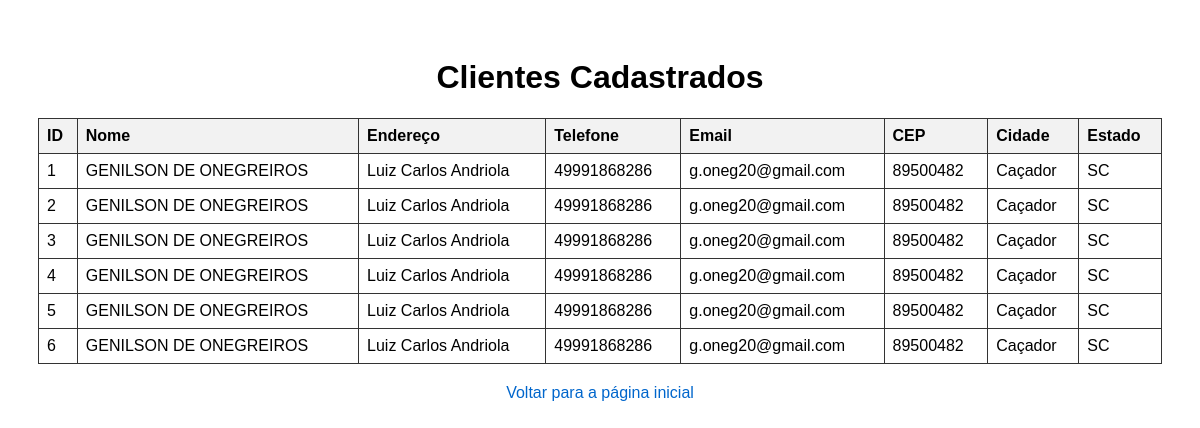
Screenshot of /clientes with the database file from the repository.
### tables this page shows
CREATE TABLE clientes (
    id INTEGER PRIMARY KEY AUTOINCREMENT,
    nome TEXT NOT NULL,
    endereco TEXT,
    telefone TEXT,
    email TEXT,
    cep TEXT,
    cidade TEXT,
    estado TEXT
);

### app.py (the view)
@app.route('/clientes')
def mostrar_clientes():
    conn = sqlite3.connect('banco.db')
    conn.row_factory = sqlite3.Row  # isso faz com que o resultado seja acessível por nome
    cursor = conn.cursor()
    cursor.execute("SELECT * FROM clientes")
    clientes = cursor.fetchall()
    conn.close()
    return render_template('clientes.html', clientes=clientes)

### templates/clientes.html (shortened to what this page needs)
<!DOCTYPE html>
<html lang="pt-BR">
<head>
</head>
<body>
    <h1>Clientes Cadastrados</h1>
    <table>
        <tr>
            <th>ID</th>
            <th>Nome</th>
            <th>Endereço</th>
            <th>Telefone</th>
            <th>Email</th>
            <th>CEP</th>
            <th>Cidade</th>
            <th>Estado</th>
        </tr>
        {% for cliente in clientes %}
        <tr>
            <td>{{ cliente.id }}</td>
            <td>{{ cliente.nome }}</td>
            <td>{{ cliente.endereco }}</td>
            <td>{{ cliente.telefone }}</td>
            <td>{{ cliente.email }}</td>
            <td>{{ cliente.cep }}</td>
            <td>{{ cliente.cidade }}</td>
            <td>{{ cliente.estado }}</td>
        </tr>
        {% endfor %}
    </table>
    <a href="/">Voltar para a página inicial</a>
</body>
</html>

### templates/clientes.html (style rules this page uses)
table { width: 100%; border-collapse: collapse; margin-top: 20px; }
th, td { border: 1px solid #333; padding: 8px; text-align: left; }
th { background-color: #f2f2f2; }
body { font-family: Arial, sans-serif; padding: 30px; }
h1 { text-align: center; }
a { display: block; margin-top: 20px; text-align: center; text-decoration: none; color: #0066cc; }

### rows the page displays
clientes: id "1", nome "GENILSON DE ONEGREIROS", endereco "Luiz Carlos Andriola", telefone "49991868286", email "g.oneg20@gmail.com", cep "89500482", cidade "Caçador", estado "SC"
clientes: id "2", nome "GENILSON DE ONEGREIROS", endereco "Luiz Carlos Andriola", telefone "49991868286", email "g.oneg20@gmail.com", cep "89500482", cidade "Caçador", estado "SC"
clientes: id "3", nome "GENILSON DE ONEGREIROS", endereco "Luiz Carlos Andriola", telefone "49991868286", email "g.oneg20@gmail.com", cep "89500482", cidade "Caçador", estado "SC"
clientes: id "4", nome "GENILSON DE ONEGREIROS", endereco "Luiz Carlos Andriola", telefone "49991868286", email "g.oneg20@gmail.com", cep "89500482", cidade "Caçador", estado "SC"
clientes: id "5", nome "GENILSON DE ONEGREIROS", endereco "Luiz Carlos Andriola", telefone "49991868286", email "g.oneg20@gmail.com", cep "89500482", cidade "Caçador", estado "SC"
clientes: id "6", nome "GENILSON DE ONEGREIROS", endereco "Luiz Carlos Andriola", telefone "49991868286", email "g.oneg20@gmail.com", cep "89500482", cidade "Caçador", estado "SC"
